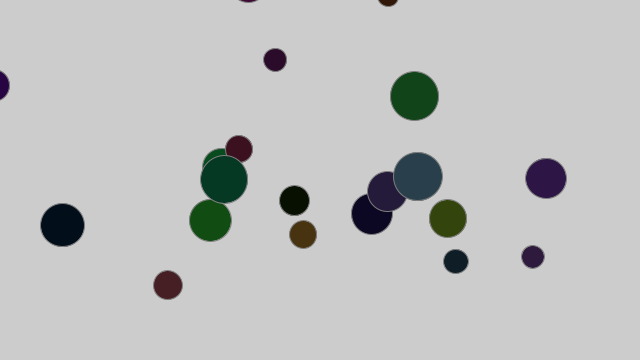
Frame 1 (no input)
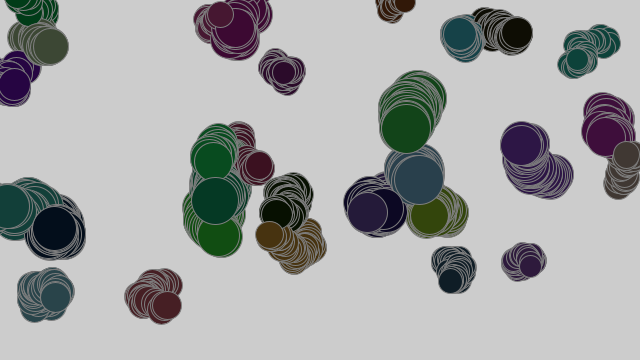
Frame 60 (the mouse pressed at the canvas centre just before this capture)
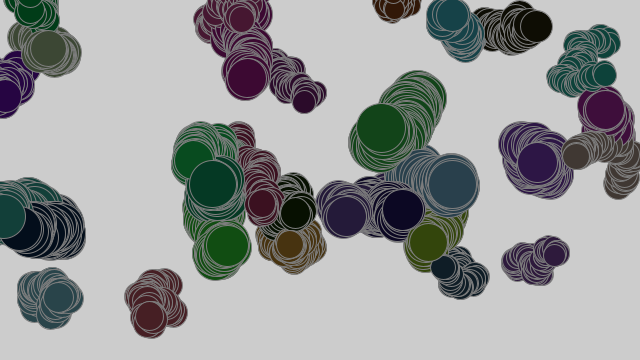
Frame 120 (the mouse held since frame 60 and released just before this capture)

The Processing sketch that drew these frames (run headless with seeded random() and noise(); from frame 60 on, the mouse is pressed at the canvas centre):

// Processing sketch: allaKryp
// ── allaKryp.pde
int numKryp = 30;


Kryp[] allKryp = new Kryp[numKryp];

void setup() {
  size(640, 360);
  for (int i = 0; i < numKryp; i++) {
    allKryp[i] = new Kryp(random(width), random(height), random(20, 50), i);
  }
  stroke(126);
  
}

void draw() {
  // background(0);
  for (Kryp kryp : allKryp) {
    kryp.setColor(kryp.kId); 
    kryp.move();
    kryp.checkEdges(); 
    for (Kryp other : allKryp) {
     if(other.id != kryp.id) {
        kryp.checkCollision(other);
     }
      
    }
    kryp.display();  
  }
  
}

class Kryp {
  
  float x, y;
  PVector position; 
  float size;
  color kColor; 
  float vx = 0;
  float vy = 0;
  int id;
  int kId;
  

  Kryp(float xin, float yin, float din, int id) {
    x = xin;
    y = yin;
    size = din;
    kId = id; 
    kColor = color(random(80), random(80), random(80)); 
    position = new PVector(x, y);
  } 
  
  void move() {
    x += random(8) -4;
    y += random(8) -4;
    position = new PVector(x, y); 
  }
  
  void checkEdges() {
    if ( x > width-size*2 || x < size) {
    x *= -1;
    }
    if (y > height-size*2 || y < size) {
      y *= -1;
    }
  }
  
  void setColor (int id) {
   fill(allKryp[id].kColor);
  }
  
  void removeKryp(int id) {
   
    for(int p = id; p < allKryp.length-1; p++) {
      allKryp[p] = allKryp[p+1];
    } 
    shorten(allKryp); 
    
  } 
  
  void display() {
    ellipse(x, y, size, size);
  }
  

  
  void checkCollision(Kryp other) {
    position = new PVector(x, y);
    other.position = new PVector(other.x, other.y);
    // Get distances between the balls components
    PVector distanceVect = PVector.sub(other.position, position);

    // Calculate magnitude of the vector separating the balls
    float distanceVectMag = distanceVect.mag();

    // Minimum distance before they are touching
    float minDistance = size + other.size;
    println(distanceVectMag); 
      if (distanceVectMag < minDistance) {
      if(size < other.size) {
        size = size - 1; 
        println("close"); 
        other.size = other.size + 1; 
        if (size < 15) {
           
           removeKryp(id); 
        }
      }
      
    }
  }
}
